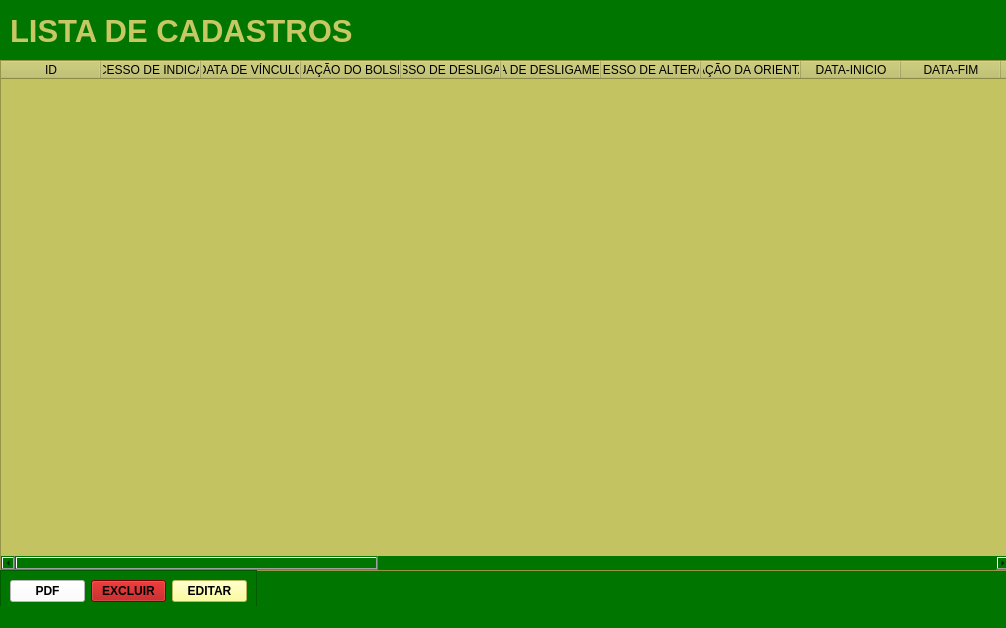
<?xml version="1.0" encoding="UTF-8"?>
<ui version="4.0">
 <class>ListaDeCadastros</class>
 <widget class="QMainWindow" name="ListaDeCadastros">
  <property name="geometry">
   <rect>
    <x>0</x>
    <y>0</y>
    <width>1006</width>
    <height>628</height>
   </rect>
  </property>
  <property name="windowTitle">
   <string>MainWindow</string>
  </property>
  <property name="styleSheet">
   <string notr="true">background-color: rgb(0, 117, 0);</string>
  </property>
  <widget class="QWidget" name="centralwidget">
   <widget class="QLabel" name="label">
    <property name="geometry">
     <rect>
      <x>10</x>
      <y>10</y>
      <width>371</width>
      <height>41</height>
     </rect>
    </property>
    <property name="font">
     <font>
      <pointsize>23</pointsize>
      <weight>75</weight>
      <bold>true</bold>
     </font>
    </property>
    <property name="styleSheet">
     <string notr="true">color: rgb(199, 199, 99);</string>
    </property>
    <property name="text">
     <string>LISTA DE CADASTROS</string>
    </property>
   </widget>
   <widget class="QTableWidget" name="tableWidget">
    <property name="geometry">
     <rect>
      <x>0</x>
      <y>60</y>
      <width>1011</width>
      <height>511</height>
     </rect>
    </property>
    <property name="styleSheet">
     <string notr="true">background-color: rgb(195, 195, 97);</string>
    </property>
    <property name="frameShadow">
     <enum>QFrame::Sunken</enum>
    </property>
    <property name="sizeAdjustPolicy">
     <enum>QAbstractScrollArea::AdjustToContents</enum>
    </property>
    <property name="autoScrollMargin">
     <number>8</number>
    </property>
    <attribute name="horizontalHeaderCascadingSectionResizes">
     <bool>false</bool>
    </attribute>
    <attribute name="verticalHeaderDefaultSectionSize">
     <number>45</number>
    </attribute>
    <column>
     <property name="text">
      <string>ID</string>
     </property>
     <property name="textAlignment">
      <set>AlignCenter</set>
     </property>
    </column>
    <column>
     <property name="text">
      <string>PROCESSO DE INDICAÇÃO</string>
     </property>
     <property name="font">
      <font>
       <strikeout>false</strikeout>
       <kerning>true</kerning>
      </font>
     </property>
     <property name="textAlignment">
      <set>AlignCenter</set>
     </property>
    </column>
    <column>
     <property name="text">
      <string>DATA DE VÍNCULO</string>
     </property>
     <property name="textAlignment">
      <set>AlignCenter</set>
     </property>
    </column>
    <column>
     <property name="text">
      <string>SITUAÇÃO DO BOLSISTA</string>
     </property>
     <property name="textAlignment">
      <set>AlignCenter</set>
     </property>
    </column>
    <column>
     <property name="text">
      <string>PROCESSO DE DESLIGAMENTO</string>
     </property>
     <property name="textAlignment">
      <set>AlignCenter</set>
     </property>
    </column>
    <column>
     <property name="text">
      <string>DATA DE DESLIGAMENTO</string>
     </property>
     <property name="textAlignment">
      <set>AlignCenter</set>
     </property>
    </column>
    <column>
     <property name="text">
      <string>PROCESSO DE ALTERAÇÃO </string>
     </property>
     <property name="textAlignment">
      <set>AlignCenter</set>
     </property>
    </column>
    <column>
     <property name="text">
      <string>SITUAÇÃO DA ORIENTAÇÃO</string>
     </property>
     <property name="textAlignment">
      <set>AlignCenter</set>
     </property>
    </column>
    <column>
     <property name="text">
      <string>DATA-INICIO</string>
     </property>
     <property name="textAlignment">
      <set>AlignCenter</set>
     </property>
    </column>
    <column>
     <property name="text">
      <string>DATA-FIM</string>
     </property>
     <property name="textAlignment">
      <set>AlignCenter</set>
     </property>
    </column>
    <column>
     <property name="text">
      <string>PROJETO</string>
     </property>
     <property name="textAlignment">
      <set>AlignCenter</set>
     </property>
    </column>
    <column>
     <property name="text">
      <string>CODIGO</string>
     </property>
     <property name="textAlignment">
      <set>AlignCenter</set>
     </property>
    </column>
    <column>
     <property name="text">
      <string>LOTAÇÃO</string>
     </property>
     <property name="textAlignment">
      <set>AlignCenter</set>
     </property>
    </column>
    <column>
     <property name="text">
      <string>EMAIL DO(A) ORIENTADOR(A)</string>
     </property>
     <property name="textAlignment">
      <set>AlignCenter</set>
     </property>
    </column>
    <column>
     <property name="text">
      <string>EMAIL DO BOLSISTA</string>
     </property>
     <property name="textAlignment">
      <set>AlignCenter</set>
     </property>
    </column>
    <column>
     <property name="text">
      <string>ORIENTADOR</string>
     </property>
     <property name="textAlignment">
      <set>AlignCenter</set>
     </property>
    </column>
    <column>
     <property name="text">
      <string>BOLSISTA</string>
     </property>
     <property name="textAlignment">
      <set>AlignCenter</set>
     </property>
    </column>
    <column>
     <property name="text">
      <string>MATRICULA</string>
     </property>
     <property name="textAlignment">
      <set>AlignCenter</set>
     </property>
    </column>
    <column>
     <property name="text">
      <string>CPF</string>
     </property>
     <property name="textAlignment">
      <set>AlignCenter</set>
     </property>
    </column>
    <column>
     <property name="text">
      <string>BANCO</string>
     </property>
     <property name="textAlignment">
      <set>AlignCenter</set>
     </property>
    </column>
    <column>
     <property name="text">
      <string>CODIGO DO BANCO</string>
     </property>
     <property name="textAlignment">
      <set>AlignCenter</set>
     </property>
    </column>
    <column>
     <property name="text">
      <string>AGENCIA</string>
     </property>
     <property name="textAlignment">
      <set>AlignCenter</set>
     </property>
    </column>
    <column>
     <property name="text">
      <string>OP.</string>
     </property>
     <property name="textAlignment">
      <set>AlignCenter</set>
     </property>
    </column>
    <column>
     <property name="text">
      <string>CONTA CORRENTE</string>
     </property>
     <property name="textAlignment">
      <set>AlignCenter</set>
     </property>
    </column>
    <column>
     <property name="text">
      <string>VALOR </string>
     </property>
     <property name="textAlignment">
      <set>AlignCenter</set>
     </property>
    </column>
    <column>
     <property name="text">
      <string>EDITAL</string>
     </property>
     <property name="textAlignment">
      <set>AlignCenter</set>
     </property>
    </column>
    <column>
     <property name="text">
      <string>TIPO DE BOLSA</string>
     </property>
     <property name="textAlignment">
      <set>AlignCenter</set>
     </property>
    </column>
   </widget>
   <widget class="QFrame" name="frame">
    <property name="geometry">
     <rect>
      <x>0</x>
      <y>570</y>
      <width>257</width>
      <height>43</height>
     </rect>
    </property>
    <property name="frameShape">
     <enum>QFrame::StyledPanel</enum>
    </property>
    <property name="frameShadow">
     <enum>QFrame::Raised</enum>
    </property>
    <layout class="QHBoxLayout" name="horizontalLayout">
     <item>
      <widget class="QPushButton" name="pushButton">
       <property name="font">
        <font>
         <weight>75</weight>
         <bold>true</bold>
        </font>
       </property>
       <property name="styleSheet">
        <string notr="true">background-color: rgb(255, 255, 255);</string>
       </property>
       <property name="text">
        <string>PDF</string>
       </property>
      </widget>
     </item>
     <item>
      <widget class="QPushButton" name="pushButton_2">
       <property name="font">
        <font>
         <weight>75</weight>
         <bold>true</bold>
        </font>
       </property>
       <property name="styleSheet">
        <string notr="true">background-color: rgb(170, 0, 0);</string>
       </property>
       <property name="text">
        <string>EXCLUIR</string>
       </property>
      </widget>
     </item>
     <item>
      <widget class="QPushButton" name="pushButton_3">
       <property name="font">
        <font>
         <weight>75</weight>
         <bold>true</bold>
        </font>
       </property>
       <property name="styleSheet">
        <string notr="true">background-color: rgb(255, 255, 127);</string>
       </property>
       <property name="text">
        <string>EDITAR</string>
       </property>
      </widget>
     </item>
    </layout>
   </widget>
  </widget>
  <widget class="QStatusBar" name="statusbar"/>
 </widget>
 <resources/>
 <connections/>
</ui>
